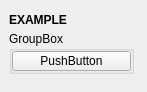
<?xml version="1.0" encoding="UTF-8"?>
<ui version="4.0">
 <class>QtUi</class>
 <widget class="QMainWindow" name="QtUi">
  <property name="enabled">
   <bool>true</bool>
  </property>
  <property name="geometry">
   <rect>
    <x>0</x>
    <y>0</y>
    <width>147</width>
    <height>92</height>
   </rect>
  </property>
  <property name="maximumSize">
   <size>
    <width>999</width>
    <height>999</height>
   </size>
  </property>
  <property name="tabShape">
   <enum>QTabWidget::Triangular</enum>
  </property>
  <property name="dockNestingEnabled">
   <bool>true</bool>
  </property>
  <property name="dockOptions">
   <set>QMainWindow::AllowNestedDocks|QMainWindow::AllowTabbedDocks|QMainWindow::AnimatedDocks|QMainWindow::ForceTabbedDocks</set>
  </property>
  <widget class="QWidget" name="main_widget">
   <layout class="QVBoxLayout" name="verticalLayout">
    <item>
     <layout class="QVBoxLayout" name="verticalLayout_1">
      <property name="spacing">
       <number>0</number>
      </property>
      <item>
       <widget class="DraggableHeader" name="draggableHeader">
        <property name="minimumSize">
         <size>
          <width>0</width>
          <height>22</height>
         </size>
        </property>
        <property name="maximumSize">
         <size>
          <width>125</width>
          <height>22</height>
         </size>
        </property>
        <property name="font">
         <font>
          <weight>75</weight>
          <bold>true</bold>
         </font>
        </property>
        <property name="text">
         <string>EXAMPLE</string>
        </property>
       </widget>
      </item>
      <item>
       <widget class="QGroupBox" name="groupBox">
        <property name="minimumSize">
         <size>
          <width>125</width>
          <height>0</height>
         </size>
        </property>
        <property name="maximumSize">
         <size>
          <width>125</width>
          <height>999</height>
         </size>
        </property>
        <property name="title">
         <string>GroupBox</string>
        </property>
        <layout class="QVBoxLayout" name="verticalLayout_5">
         <property name="spacing">
          <number>0</number>
         </property>
         <property name="leftMargin">
          <number>0</number>
         </property>
         <property name="topMargin">
          <number>0</number>
         </property>
         <property name="rightMargin">
          <number>0</number>
         </property>
         <property name="bottomMargin">
          <number>0</number>
         </property>
         <item>
          <widget class="QPushButton" name="MyButtonsObjectName">
           <property name="minimumSize">
            <size>
             <width>0</width>
             <height>20</height>
            </size>
           </property>
           <property name="maximumSize">
            <size>
             <width>999</width>
             <height>20</height>
            </size>
           </property>
           <property name="layoutDirection">
            <enum>Qt::RightToLeft</enum>
           </property>
           <property name="text">
            <string>PushButton</string>
           </property>
           <property name="autoDefault">
            <bool>false</bool>
           </property>
           <property name="default">
            <bool>false</bool>
           </property>
           <property name="flat">
            <bool>false</bool>
           </property>
           <property name="bnabled" stdset="0">
            <bool>true</bool>
           </property>
          </widget>
         </item>
        </layout>
       </widget>
      </item>
      <item>
       <spacer name="verticalSpacer_1">
        <property name="orientation">
         <enum>Qt::Vertical</enum>
        </property>
        <property name="sizeHint" stdset="0">
         <size>
          <width>20</width>
          <height>40</height>
         </size>
        </property>
       </spacer>
      </item>
     </layout>
    </item>
   </layout>
  </widget>
 </widget>
 <customwidgets>
  <customwidget>
   <class>DraggableHeader</class>
   <extends>QLabel</extends>
   <header>uitk.widgets.draggableHeader.DraggableHeader.h</header>
  </customwidget>
 </customwidgets>
 <resources/>
 <connections/>
 <designerdata>
  <property name="gridDeltaX">
   <number>5</number>
  </property>
  <property name="gridDeltaY">
   <number>5</number>
  </property>
  <property name="gridSnapX">
   <bool>true</bool>
  </property>
  <property name="gridSnapY">
   <bool>true</bool>
  </property>
  <property name="gridVisible">
   <bool>true</bool>
  </property>
 </designerdata>
</ui>
